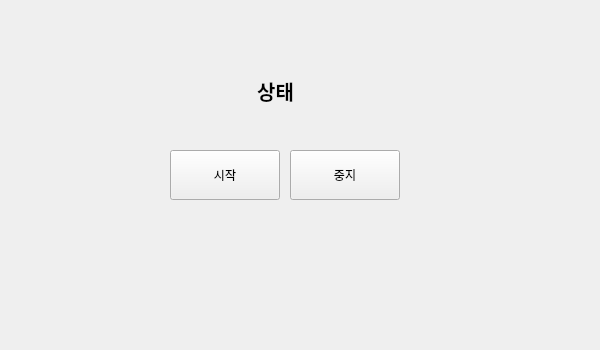
<?xml version="1.0" encoding="UTF-8"?>
<ui version="4.0">
 <class>Form</class>
 <widget class="QWidget" name="Form">
  <property name="geometry">
   <rect>
    <x>0</x>
    <y>0</y>
    <width>600</width>
    <height>350</height>
   </rect>
  </property>
  <property name="maximumSize">
   <size>
    <width>600</width>
    <height>350</height>
   </size>
  </property>
  <property name="windowTitle">
   <string>QtDesigner 연습</string>
  </property>
  <widget class="QLabel" name="lblStatus">
   <property name="geometry">
    <rect>
     <x>180</x>
     <y>40</y>
     <width>191</width>
     <height>101</height>
    </rect>
   </property>
   <property name="font">
    <font>
     <family>맑은 고딕 Semilight</family>
     <pointsize>15</pointsize>
     <weight>75</weight>
     <bold>true</bold>
    </font>
   </property>
   <property name="text">
    <string>상태</string>
   </property>
   <property name="alignment">
    <set>Qt::AlignCenter</set>
   </property>
  </widget>
  <widget class="QPushButton" name="btnStart">
   <property name="geometry">
    <rect>
     <x>170</x>
     <y>150</y>
     <width>110</width>
     <height>50</height>
    </rect>
   </property>
   <property name="font">
    <font>
     <family>맑은 고딕 Semilight</family>
     <pointsize>9</pointsize>
    </font>
   </property>
   <property name="text">
    <string>시작</string>
   </property>
  </widget>
  <widget class="QPushButton" name="btnStop">
   <property name="geometry">
    <rect>
     <x>290</x>
     <y>150</y>
     <width>110</width>
     <height>50</height>
    </rect>
   </property>
   <property name="font">
    <font>
     <family>맑은 고딕 Semilight</family>
     <pointsize>9</pointsize>
    </font>
   </property>
   <property name="text">
    <string>중지</string>
   </property>
  </widget>
 </widget>
 <resources/>
 <connections/>
</ui>
